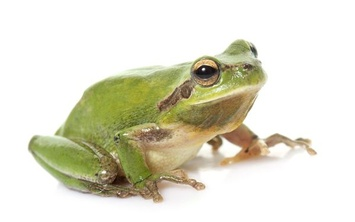
#> input picture images/frog-rect.jpg, 355 x 222 px, shrunk from 600 x 375 before the run
$ jupyter execute 'Crop to Square.ipynb'
#> lines starting #> are read from the running program, lines starting #| are printed output that depends on the picture
[cell 1]
import cv2
import numpy as np

def crop(image):
    height, width = image.shape[:2]

    new_size = min(height, width)

    if new_size == height:
        start_row, start_col = int(0), int(0 + (width - new_size) / 2)

        end_row, end_col = int(height), int(width - (width - new_size) / 2)

        cropped = image[start_row:end_row , start_col:end_col]

        cv2.imshow("Original Image", image)
        cv2.waitKey(0)
        cv2.imshow("Cropped Image", cropped)
        cv2.waitKey(0)
        cv2.destroyAllWindows()
        cv2.waitKey(1)

crop(cv2.imread('images/frog-rect.jpg'))
#> in crop, `height, width = image.shape[:2]`: height = 222; width = 355
#> in crop, `new_size = min(height, width)`: new_size = 222
#> in crop, `start_row, start_col = int(0), int(0 + (width - new_size) / 2)`: start_row = 0; start_col = 66
#> in crop, `end_row, end_col = int(height), int(width - (width - new_size) / 2)`: end_row = 222; end_col = 288
#> in crop, `cropped = image[start_row:end_row , start_col:end_col]`:
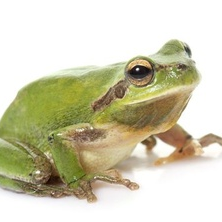
#> cropped: shape (222, 222, 3); mean B, G, R 180.1, 205.9, 209.1
crop(cv2.imread('images/maxresdefault.jpg'))
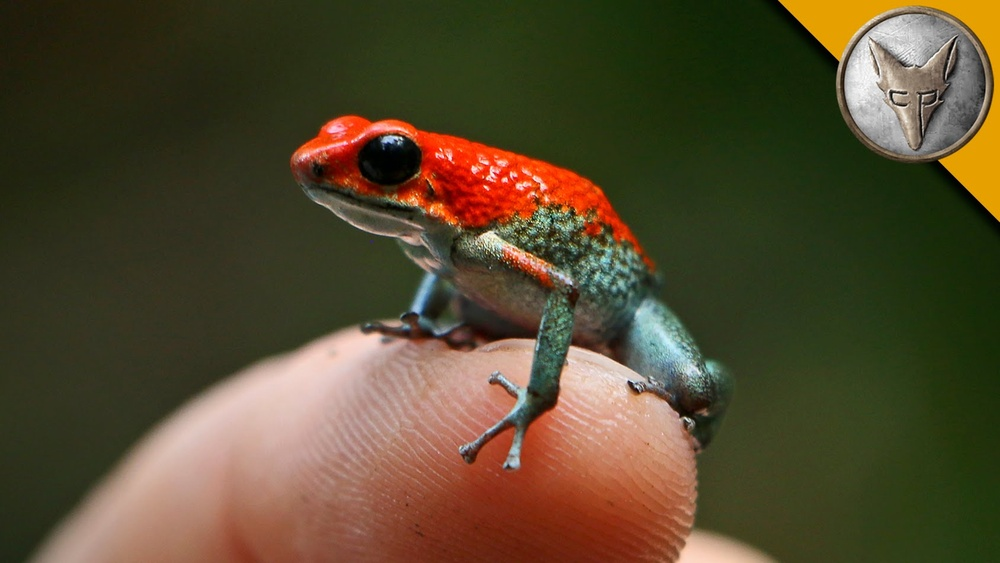
#> input picture images/maxresdefault.jpg, 1000 x 563 px, shrunk from 1688 x 950 before the run
#> in crop (call 2), `height, width = image.shape[:2]`: height = 563; width = 1000
#> in crop (call 2), `new_size = min(height, width)`: new_size = 563
#> in crop (call 2), `start_row, start_col = int(0), int(0 + (width - new_size) / 2)`: start_col = 218
#> in crop (call 2), `end_row, end_col = int(height), int(width - (width - new_size) / 2)`: end_row = 563; end_col = 781
#> in crop (call 2), `cropped = image[start_row:end_row , start_col:end_col]`:
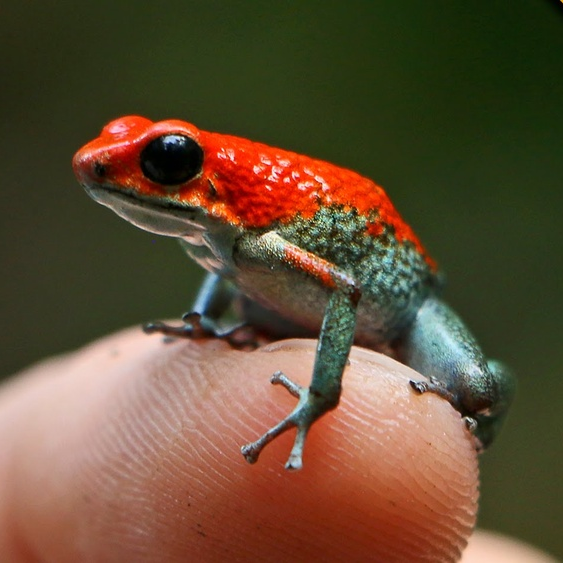
#> cropped: shape (563, 563, 3); mean B, G, R 53.4, 77.5, 98.5
